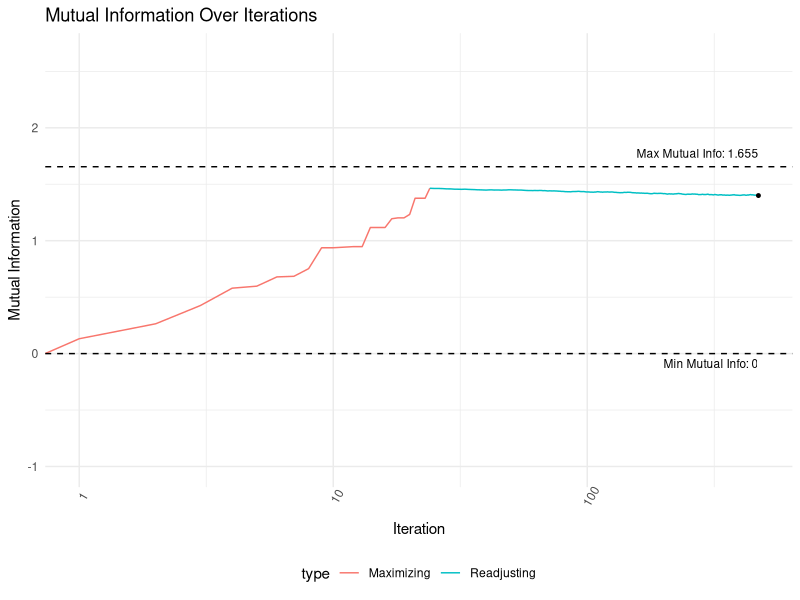
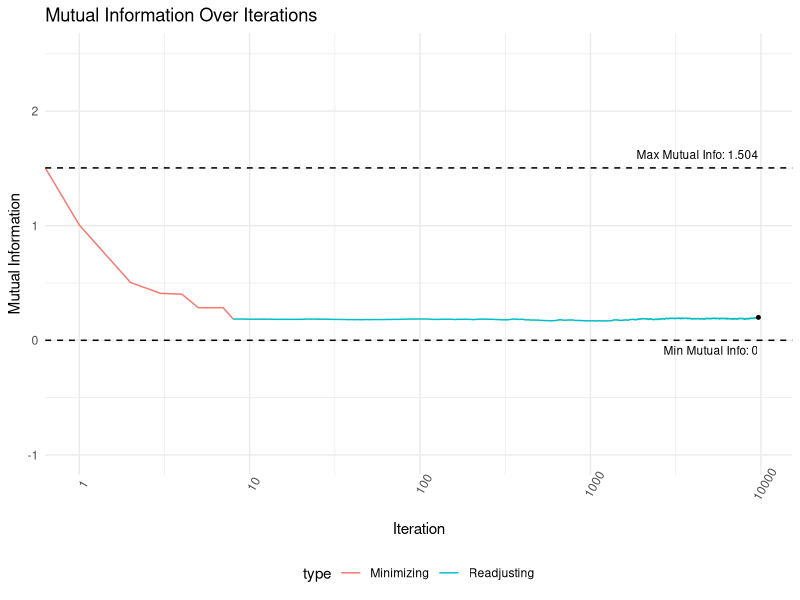

Generate these figures, in order, with R:
library(tidyverse)
library(stringr)

# Function to calculate mutual information
MutInf <- function(table) {
  rowsums <- rowSums(table)
  colsums <- colSums(table)
  ent_x <- sum(-rowsums/sum(rowsums) * log2(rowsums/sum(rowsums)), na.rm = TRUE)
  ent_y <- sum(-colsums/sum(colsums) * log2(colsums/sum(colsums)), na.rm = TRUE)
  return(ent_x + ent_y - entropy_pair(table))
}

# Function to calculate entropy of a pair
entropy_pair <- function(table) {
  total <- sum(table)
  probs <- table / total
  return(sum(-probs * log2(probs), na.rm = TRUE))
}

# Function to generate a new number for maximizing mutual information
gen_number_max <- function(x, tot_sum) {
  table <- x
  nrows <- nrow(table)
  ncols <- ncol(table)
  repeat {
    RR <- sample(1:nrows, 2)
    CC <- sample(1:ncols, 2)
    if (table[RR[1], CC[1]] > 0 && table[RR[2], CC[2]] > 0) break
  }
  
  delta1 <- min(table[RR[1], CC[1]], table[RR[2], CC[2]])
  delta2 <- -min(table[RR[1], CC[2]], table[RR[2], CC[1]])
  
  table1 <- table
  table2 <- table
  
  table1[RR[1], CC[1]] <- table1[RR[1], CC[1]] - delta1
  table1[RR[2], CC[2]] <- table1[RR[2], CC[2]] - delta1
  table1[RR[1], CC[2]] <- table1[RR[1], CC[2]] + delta1
  table1[RR[2], CC[1]] <- table1[RR[2], CC[1]] + delta1
  
  table2[RR[1], CC[1]] <- table2[RR[1], CC[1]] - delta2
  table2[RR[2], CC[2]] <- table2[RR[2], CC[2]] - delta2
  table2[RR[1], CC[2]] <- table2[RR[1], CC[2]] + delta2
  table2[RR[2], CC[1]] <- table2[RR[2], CC[1]] + delta2
  
  mutinf1 <- MutInf(table1)
  mutinf2 <- MutInf(table2)
  
  if (mutinf1 > mutinf2) {
    return(table1)
  } else {
    return(table2)
  }
}

# Function to generate a new number for minimizing mutual information
gen_number_min <- function(x, tot_sum) {
  table <- x
  nrows <- nrow(table)
  ncols <- ncol(table)
  repeat {
    RR <- sample(1:nrows, 2)
    CC <- sample(1:ncols, 2)
    if (table[RR[1], CC[1]] > 0 && table[RR[2], CC[2]] > 0) break
  }
  
  S <- (table[RR[1], CC[1]] + table[RR[2], CC[2]] + table[RR[1], CC[2]] + table[RR[2], CC[1]])*tot_sum
  delta <- round((table[RR[1], CC[1]]*tot_sum^2*table[RR[2], CC[2]] - table[RR[1], CC[2]]*tot_sum^2*table[RR[2], CC[1]]) / S)
  table[RR[1], CC[1]] <- table[RR[1], CC[1]] - delta/tot_sum
  table[RR[2], CC[2]] <- table[RR[2], CC[2]] - delta/tot_sum
  table[RR[1], CC[2]] <- table[RR[1], CC[2]] + delta/tot_sum
  table[RR[2], CC[1]] <- table[RR[2], CC[1]] + delta/tot_sum
  
  return(table)
}

# Function to generate a new number for stepwise modification
gen_number_1 <- function(x, tot_sum) {
  table <- x
  nrows <- nrow(table)
  ncols <- ncol(table)
  repeat {
    RR <- sample(1:nrows, 2)
    CC <- sample(1:ncols, 2)
    if (table[RR[1], CC[1]] > 0 && table[RR[2], CC[2]] > 0) break
  }
  
  delta <- 1/tot_sum
  
  table[RR[1], CC[1]] <- table[RR[1], CC[1]] - delta
  table[RR[2], CC[2]] <- table[RR[2], CC[2]] - delta
  table[RR[1], CC[2]] <- table[RR[1], CC[2]] + delta
  table[RR[2], CC[1]] <- table[RR[2], CC[1]] + delta
  
  return(table)
}

# Function to perform simulated annealing with stopping condition for target entropy
simul_anneal <- function(initial_table, obj, gen_fn, tot_sum, target, max_n = 5000, temp = 10, maxim = T, readj = F) {
  best <- initial_table
  best_eval <- obj(best)
  curr <- best
  curr_eval <- best_eval
  n <- 0
  mutual_info_history <- data.frame(iteration = 0, mutual_info = curr_eval, 
                                    type = ifelse(readj, "Readjusting", ifelse(maxim, "Maximizing", "Minimizing")))
  
  while (n < max_n) {
    if ((maxim && curr_eval >= target) || (!maxim && curr_eval <= target)) {
      print(paste("Target entropy reached:", curr_eval))
      break
    }
    
    cand <- gen_fn(curr, tot_sum)
    cand_eval <- obj(cand)
    if (maxim){
      if (cand_eval > best_eval) {
        best <- cand
        best_eval <- cand_eval
      }
      diff <- cand_eval - curr_eval
    } else {
      if (cand_eval < best_eval) {
        best <- cand
        best_eval <- cand_eval
      }
      diff <- -cand_eval + curr_eval
    }
    
    t <- temp / (n + 1)
    metropolis <- exp(diff / t)
    if (diff > 0 || runif(1) < metropolis) {
      curr <- cand
      curr_eval <- cand_eval
    }
    n <- n + 1
    mutual_info_history <- rbind(mutual_info_history, data.frame(iteration = n, mutual_info = curr_eval, 
                                                                 type =  ifelse(readj, "Readjusting", ifelse(maxim, "Maximizing", "Minimizing"))))
  }
  return(list(best, best_eval, n, mutual_info_history))
}

# Sinkhorn algorithm function
sinkhorn_algorithm <- function(initial_table, obj, max_iter = 500, tolerance = 1e-5) {
  S <- sum(initial_table)
  S_r <- rowSums(initial_table)
  S_c <- colSums(initial_table)
  n <- nrow(initial_table)
  m <- ncol(initial_table)
  
  # Initialize alpha and beta
  alpha <- rep(1, m)
  beta <- rep(1, n)
  
  curr_eval <- obj(initial_table)
  mutual_info_history <- data.frame(iteration = 0, mutual_info = curr_eval, 
                                    type = "Minimizing")
  
  for (iter in 1:max_iter) {
    
    ones_mat <- matrix(1, nrow = m, ncol = n)
    
    # Update alpha
    alpha <- (S_c / (ones_mat %*% beta))
    # Update beta
    beta <- (S_r / (t(ones_mat) %*% alpha))
    
    # Convergence check
    updated_table <- t(diag(as.vector(alpha)) %*% ones_mat %*% diag(as.vector(beta)))
    curr_eval <- obj(updated_table)
    
    mutual_info_history <- rbind(mutual_info_history, data.frame(iteration = iter, mutual_info = curr_eval, 
                                                                 type = "Minimizing"))
  }
  updated_table <- t(diag(as.vector(alpha)) %*% ones_mat %*% diag(as.vector(beta)))
  new_mut <- obj(updated_table)
  return(list(updated_table, new_mut, iter, mutual_info_history))
}

# Function to solve entropy by adjusting mutual information
solve_entropy <- function(df, target, max_n = 10000, epsilon = 0.001) {
  y_name <- colnames(df)[1]
  x_name <- colnames(df)[2]
  table <- as.matrix(table(df[, c(y_name, x_name)]))
  table_sum <- sum(table)
  table <- table/table_sum # normalize
  old_mut <- MutInf(table)
  
  # Step 1: Find range of entropy values
  
  # Max Entropy (Maximizing mutual information)
  result_max <- simul_anneal(table, obj = MutInf, gen_fn = gen_number_max, 
                             tot_sum = table_sum, target = Inf, max_n = max_n, maxim = TRUE)
  new_mut_max <- result_max[[2]]
  
  # Min Entropy (Minimizing mutual information)
  result_min_sk <- sinkhorn_algorithm(table, obj = MutInf, max_iter = max_n)
  new_mut_min <- result_min_sk[[2]]
  
  # Print the max and min entropy values
  print(paste("Current Entropy:", old_mut))
  print(paste("Min Entropy:", new_mut_min))
  print(paste("Max Entropy:", new_mut_max))
  
  # Step 2: Check if the target entropy is within the range
  if (target < new_mut_min || target > new_mut_max) {
    print("Target entropy is out of range. Please choose a value between the min and max entropy.")
    return(NULL)
  }
  
  # Step 3: Adjust mutual information to reach the target entropy
  if (target > old_mut) {
    gen_fn <- gen_number_max
    result <- simul_anneal(table, obj = MutInf, gen_fn = gen_fn, 
                           tot_sum = table_sum, target = target, max_n = max_n, maxim = TRUE)
    final_hist = result[[4]]
    final_table <- result[[1]]
    final_mut <- result[[2]]
    if (result[[2]] - target > epsilon) {
      print("Target exceeded. Re-adjusting with gen_number_1 to decrease.")
      result_sub <- simul_anneal(result[[1]], obj = MutInf, gen_fn = gen_number_1, 
                             tot_sum = table_sum, target = target, max_n = max_n, 
                             maxim = FALSE, readj = T)
      result_sub[[4]]$iteration = result_sub[[4]]$iteration + max(final_hist$iteration)
      final_hist = rbind(result_sub[[4]], final_hist)
      final_table <- result_sub[[1]]
      final_mut <- result_sub[[2]]
    }
    
  } else {
    gen_fn <- gen_number_min
    result <- simul_anneal(table, obj = MutInf, gen_fn = gen_fn, 
                           tot_sum = table_sum, target = target, max_n = max_n, maxim = FALSE)
    final_hist = result[[4]]
    final_table <- result[[1]]
    final_mut <- result[[2]]
    if (target - result[[2]] > epsilon ) {
      print("Target crossed. Re-adjusting with gen_number_1 to increase.")
      result_sub <- simul_anneal(result[[1]], obj = MutInf, gen_fn = gen_number_1, 
                             tot_sum = table_sum, target = target, max_n = max_n, 
                             maxim = TRUE, readj = T)
      result_sub[[4]]$iteration = result_sub[[4]]$iteration + max(final_hist$iteration)
      final_hist = rbind(result_sub[[4]], final_hist)
      final_table <- result_sub[[1]]
      final_mut <- result_sub[[2]]
    }
  }
  
  print(paste("Final Mutual Information:", final_mut))
  return(list(final_table = final_table, history = final_hist,
              max_mut = new_mut_max, min_mut = new_mut_min))
}

# Increasing
set.seed(33)
df <- data.frame(
  x = sample(str_c("Categ", 1:4), 10000, replace = TRUE),
  y = sample(str_c("Categ", 10:4), 10000, replace = TRUE)
)

target_entropy <- 1.4 # Set your target entropy here
res <- solve_entropy(df, target_entropy)
final_table <- res$final_table
a = res$history
res$history %>%
  ggplot(aes(x = iteration, y = mutual_info, color = type)) +
  geom_line() +
  labs(title = "Mutual Information Over Iterations", x = "Iteration", y = "Mutual Information") +
  theme_minimal() +
  theme(legend.position = "bottom", axis.text.x = element_text(angle = 60)) +
  xlim(c(0, 1.5 * max(res$history$iteration))) + 
  ylim(c(res$min_mut - 1, res$max_mut + 1)) +
  geom_hline(yintercept = res$min_mut, linetype = "dashed", color = "black") +
  geom_hline(yintercept = res$max_mut, linetype = "dashed", color = "black") +
  geom_point(data = subset(res$history, iteration == max(res$history$iteration)), 
             aes(x = iteration, y = mutual_info), 
             color = "black", size = 1) +
  annotate("text", x = max(res$history$iteration), y = res$min_mut, 
           label = paste0("Min Mutual Info: ", round(res$min_mut, 3)), 
           vjust = 1.6, hjust = 1, color = "black", size = 3) +
  annotate("text", x = max(res$history$iteration), y = res$max_mut, 
           label = paste0("Max Mutual Info: ", round(res$max_mut, 3)), 
           vjust = -1, hjust = 1, color = "black", size = 3) +
  scale_x_log10()


# Decreasing


get_entropy <- function(df) {
  y_name <- colnames(df)[1]
  x_name <- colnames(df)[2]
  table <- as.matrix(table(df[, c(y_name, x_name)]))
  table_sum <- sum(table)
  table <- table/table_sum # normalize
  old_mut <- MutInf(table)
  old_mut
}
set.seed(42)
df <- data.frame(
  x = sample(str_c("Categ", 1:4), 10000, replace = TRUE)
) %>% mutate(y = 
               ifelse(str_ends(x, "1"), sample(str_c("Categ", 10:8), 1, replace = TRUE),
                      ifelse(str_ends(x, "2"), sample(str_c("Categ", 8:6), 1, replace = TRUE),
                             sample(str_c("Categ", 5:4), 1, replace = TRUE))
                      )
             )
get_entropy(df)
target_entropy <- 0.2 # Set your target entropy here
res <- solve_entropy(df, target_entropy)
final_table <- res$final_table
a = res$history
res$history %>%
  ggplot(aes(x = iteration, y = mutual_info, color = type)) +
  geom_line() +
  labs(title = "Mutual Information Over Iterations", x = "Iteration", y = "Mutual Information") +
  theme_minimal() +
  theme(legend.position = "bottom", axis.text.x = element_text(angle = 60)) +
  xlim(c(0, 1.5 * max(res$history$iteration))) + 
  ylim(c(res$min_mut - 1, res$max_mut + 1)) +
  geom_hline(yintercept = res$min_mut, linetype = "dashed", color = "black") +
  geom_hline(yintercept = res$max_mut, linetype = "dashed", color = "black") +
  geom_point(data = subset(res$history, iteration == max(res$history$iteration)), 
             aes(x = iteration, y = mutual_info), 
             color = "black", size = 1) +
  annotate("text", x = max(res$history$iteration), y = res$min_mut, 
           label = paste0("Min Mutual Info: ", round(res$min_mut, 3)), 
           vjust = 1.6, hjust = 1, color = "black", size = 3) +
  annotate("text", x = max(res$history$iteration), y = res$max_mut, 
           label = paste0("Max Mutual Info: ", round(res$max_mut, 3)), 
           vjust = -1, hjust = 1, color = "black", size = 3) +
  scale_x_log10()


